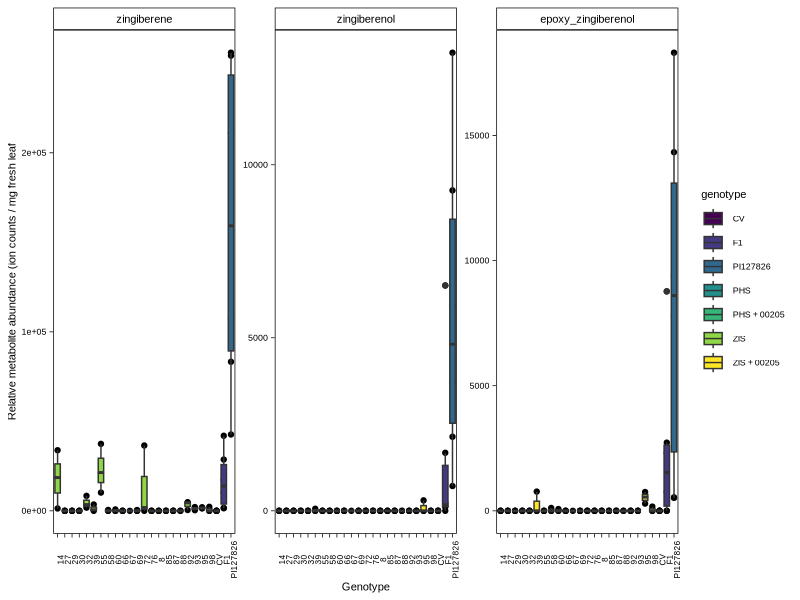

Here is the R script that generated this plot: (Note: this script raises an error after producing the figure.)
library(ggplot2)
library(tidyr)
library(dplyr)
library(car)

df = read.table(file = "Figure_SX_BC_population/20160905_BC lines GCMS_area_mg_leaf.csv", header = T, sep = ",")

df$cutting <- as.factor(df$cutting)
df$genotype= factor(df$genotype, levels= c("CV",  "F1","PI127826", "PHS", "PHS + 00205", "ZIS", "ZIS + 00205"))
#Change to long ('tidy') format
df_long = gather(
  data = df,
  key = "metabolite",
  value = abundance,
  -sample,-cutting,-BC1_progeny,-genotype)
head(df_long)
str(df_long)
df_long$metabolite = factor(df_long$metabolite, levels = c("zingiberene", "zingiberenol", "epoxy_zingiberenol"))
df_long$genotype= factor(df_long$genotype, levels= c("CV",  "F1","PI127826", "PHS", "PHS + 00205", "ZIS", "ZIS + 00205"),
                         ordered = TRUE)

############
# Plotting #
############

# Boxplot
ggplot(data = df_long, aes(x = BC1_progeny, y = abundance)) +
  geom_point()+
  geom_boxplot(aes(fill=genotype))+

theme_classic() +
  theme_linedraw() +
  facet_wrap(.~metabolite, scales = 'free') +
  theme(text = element_text(family = "Arial", color = "black", size = 8),
        axis.text.x = element_text(size = 6, angle = 90), 
        plot.title = element_text(size = rel(2),hjust = 0.5),
        strip.background = element_rect(colour="black", fill="white"),
        strip.text.x = element_text(size=8, colour = "black"),
        panel.grid.major = element_blank(),
        panel.grid.minor = element_blank()) +
  labs(y = "Relative metabolite abundance (ion counts / mg fresh leaf", x = "Genotype") +
  ggsave("Zingiberene&derivatives_BC_population.svg", device = "svg", scale = 1, width = 28, height = 10, units = "cm", dpi = 300)

###########
# Barplot #
###########
p.bar = 
df_long %>%
  dplyr::group_by(BC1_progeny, metabolite, genotype) %>% dplyr::summarise(mean_abundance = mean(abundance), se = sd(abundance)/sqrt(n())) %>%
  ggplot(aes(x = reorder(BC1_progeny, -mean_abundance),  y = mean_abundance))+
  geom_bar(aes(fill  = genotype), stat = "identity")+
  geom_errorbar(aes(x = BC1_progeny, ymax = mean_abundance +se, ymin = mean_abundance - se))+
  facet_wrap(~metabolite, ncol = 1, scale = "free") + 
  theme_bw()+
  theme(axis.text.x = element_text(size = 12, angle = 90))+
  ylab("Metabolite abundance (ion counts / mg FW)")+
  xlab(NULL)

ggsave("Figure_SX_BC_population/zingiberene&derivatives_BC1_barplot.pdf", plot = p.bar, width = 6, height = 6)


## ANOVA Volatiles
leveneTest(df$zingiberene ~ df$genotype, data = df) # If p > 0.05 the data is NOT normally distributed [levenetest is part of the car package]



##############  Whitefly assay  ################

df_wf = read.table(file = "20160726_WF assay BC1.csv", header = T, sep = ",")
str(df_wf)
df_wf$genotype= factor(df_wf$genotype, levels= c("CV", "PI127826", "F1", "PHS", "PHS + 00205", "ZIS", "ZIS + 00205"))
df_wf$cage=as.factor(df$cage)

ggplot(data = df_wf, aes(x= genotype, y = survival)) +
  geom_boxplot(fill = "grey") +
  #geom_jitter(width=0.05)+
  #stat_boxplot(geom= "errorbar", width = 0.1)+
  theme_classic() +
  theme_linedraw() +                                       
   theme(text = element_text (family = "Times New Roman", color = "black", size = 8),
        axis.text.x = element_text(size = 9),            
        plot.title = element_text(size = rel(2),hjust = 0.5),
        strip.background = element_rect(colour="black", fill="gray"),
        strip.text.x = element_text(size=8, colour = "black"),
        panel.grid.major = element_blank(),
        panel.grid.minor = element_blank()) +
  labs(y = "Whitefly survival (%)", x = "Genotype") +
  ggsave("whitefly survival_BC_population_per class.svg", device = "svg", scale = 1, width = 28, height = 10, units = "cm", dpi = 300)

##ANOVA Whitefly
leveneTest(df_wf$survival ~ df_wf$genotype, data = df_wf) # If p > 0.05 the data is NOT normally distributed [levenetest is part of the car package]
aov_genotype = aov(df_wf$survival ~ df_wf$genotype, data=df)
aov_table <- summary(aov_genotype) 

capture.output(summary(aov_genotype),file="ANOVA_BC1_whitefly.txt")

#TukeyHSD post-hoc
capture.output(TukeyHSD(aov_genotype),file="TukeyHSD_BC1_whitefly.txt")